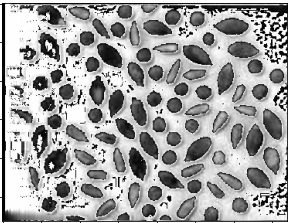
#> input picture Assignment/Assign1/111701011/grain.png, 292 x 223 px
$ jupyter execute grain.ipynb   (shell and % lines are left out)
#> lines starting #> are read from the running program, lines starting #| are printed output that depends on the picture
[cell 1]
import numpy as np
import matplotlib.pyplot as plt
import cv2

[cell 2]
from google.colab import files
files.upload()
#> the answer given: grain.png

[cell 3]
# input image
image = cv2.imread('grain.png')
#> image is the input picture: shape (223, 292, 3); min 0, max 255, mean 162.8
#image = cv2.cvtColor(image, cv2.COLOR_BGR2GRAY)
#(thresh, bwImage) = cv2.threshold(image, 120, 255, cv2.THRESH_BINARY)
plt.imshow(image)

[cell 4]
# applying gaussian filter to extract the smooth background
blur = image
for i in range(1000):
  blur = cv2.GaussianBlur(blur,(7,7),1)
#> this loop made 1000 passes
#> pass 1, `blur = cv2.GaussianBlur(blur,(7,7),1)`:
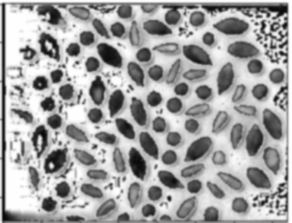
#> blur: shape (223, 292, 3); min 6, max 255, mean 162.5
#> pass 2, `blur = cv2.GaussianBlur(blur,(7,7),1)`:
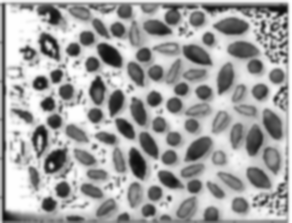
#> blur: shape (223, 292, 3); min 13, max 255, mean 162.4
#> after the loop:
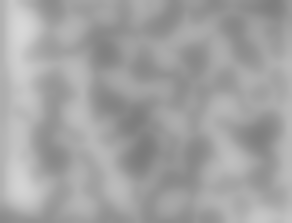
#> blur: shape (223, 292, 3); min 123, max 215, mean 162.3
plt.imshow(blur)

[cell 5]
# applying division operation on each pixel to balance out the background
n, m, k = image.shape
#> n = 223; m = 292; k = 3
for i in range(n):
  for j in range(m):
    for d in range(k):
      image[i][j][d] = image[i][j][d] / (blur[i][j][d] + 0.001) * 255.0
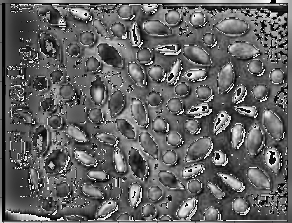
#> image: shape (223, 292, 3); min 0, max 254, mean 98.9
plt.imshow(image)
